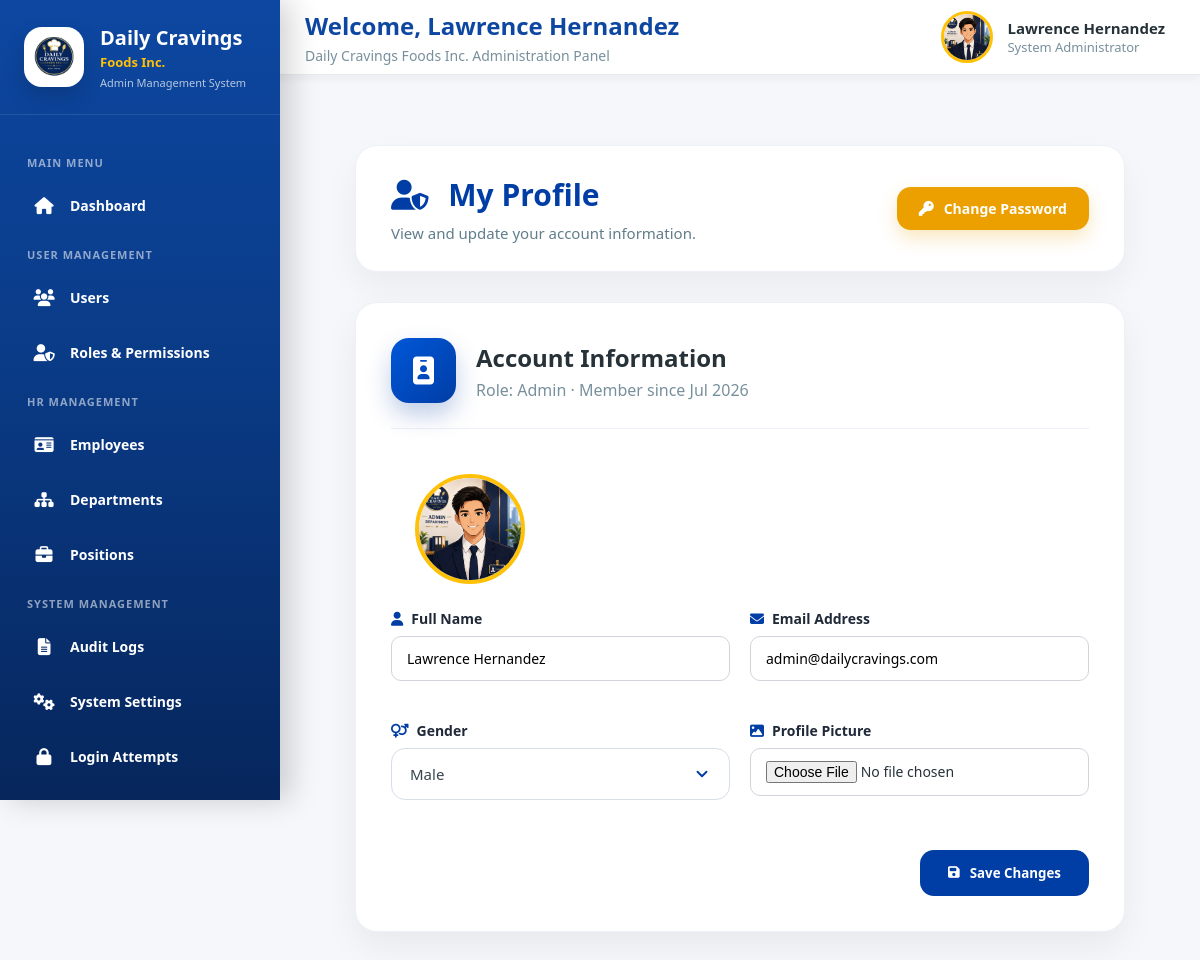
Screenshot of /admin/profile.php (signed in) with the database file from the repository.
### tables this page shows
CREATE TABLE `users` (
  `user_id` int(11) NOT NULL,
  `employee_id` int(11) DEFAULT NULL,
  `full_name` varchar(150) NOT NULL,
  `email` varchar(150) NOT NULL,
  `password` varchar(255) NOT NULL,
  `role` enum('admin','hr','employee') NOT NULL,
  `gender` enum('Male','Female') DEFAULT NULL,
  `profile_picture` varchar(255) DEFAULT NULL,
  `status` enum('active','inactive','locked') DEFAULT 'active',
  `last_login` datetime DEFAULT NULL,
  `created_at` timestamp NOT NULL DEFAULT current_timestamp()
);

### admin/profile.php (the view, shortened to what this page needs)
<?php
require_once "../config/db.php";
$user_id = $_SESSION['user_id'];
$stmt = $conn->prepare("
    SELECT user_id, full_name, email, gender, profile_picture, role, created_at
    FROM users
    WHERE user_id = ?
");
$stmt->execute([$user_id]);
$admin = $stmt->fetch(PDO::FETCH_ASSOC);
$avatarPath = "";
if (!empty($admin['profile_picture']) && file_exists("../assets/images/profiles/" . $admin['profile_picture'])) {
    $avatarPath = "../assets/images/profiles/" . $admin['profile_picture'];
} else {
    $avatarPath = $admin['gender'] === 'Male'
        ? "../assets/images/avatar/admin_boy.png"
        : "../assets/images/avatar/admin_girl.png";
}
?>
<!DOCTYPE html>
<html lang="en">
<head>
    <link rel="stylesheet" href="../assets/css/global.css">
    <link rel="stylesheet" href="../assets/css/admin.css">
    <link rel="stylesheet" href="../assets/css/crud_hr.css">
    <link rel="stylesheet" href="https://cdnjs.cloudflare.com/ajax/libs/font-awesome/6.7.2/css/all.min.css">
</head>
<body>
<div class="admin-wrapper">
    <?php require_once "includes/sidebar.php"; ?>
    <div class="admin-content-wrapper">
        <?php require_once "includes/header.php"; ?>
        <main class="admin-main">
        <section class="crud-page">
            <div class="crud-header">
                <div class="crud-title">
                    <h1>
                        <i class="fa-solid fa-user-shield"></i>
                        My Profile
                    </h1>
                    <p>View and update your account information.</p>
                </div>
                <div class="crud-header-actions">
                    <a href="profile_change_password.php" class="crud-back-btn">
                        <i class="fa-solid fa-key"></i>
                        Change Password
                    </a>
                </div>
            </div>
            <div class="crud-card">
                <div class="crud-card-header">
                    <div class="crud-icon">
                        <i class="fa-solid fa-id-badge"></i>
                    </div>
                    <div>
                        <h2>Account Information</h2>
                        <p>Role: <?= htmlspecialchars(ucfirst($admin['role'])); ?> &middot; Member since <?= date("M Y", strtotime($admin['created_at'])); ?></p>
                    </div>
                </div>
                <form method="POST" action="profile.php" enctype="multipart/form-data" id="profileForm" novalidate>
                    <div style="text-align:center; padding: 20px 24px 0;">
                        <img
                            src="<?= htmlspecialchars($avatarPath); ?>"
                            alt="Profile"
                            style="width:110px; height:110px; border-radius:50%; object-fit:cover; border:4px solid #FFC107;"
                        >
                    </div>
                    <div class="crud-form-grid">
                                                <div class="crud-form-group">
                            <label>
                                <i class="fa-solid fa-user"></i>
                                Full Name
                            </label>
                            <input type="text" name="full_name" class="profile-tracked" data-initial="<?= htmlspecialchars($admin['full_name']); ?>" required value="<?= htmlspecialchars($admin['full_name']); ?>">
                        </div>
                        <div class="crud-form-group">
                            <label>
                                <i class="fa-solid fa-envelope"></i>
                                Email Address
                            </label>
                            <input type="email" name="email" class="profile-tracked" data-initial="<?= htmlspecialchars($admin['email']); ?>" required value="<?= htmlspecialchars($admin['email']); ?>">
                        </div>
                        <div class="crud-form-group">
                            <label>
                                <i class="fa-solid fa-venus-mars"></i>
                                Gender
                            </label>
                            <select name="gender" class="profile-tracked" data-initial="<?= htmlspecialchars($admin['gender']); ?>" required>
                                <option value="Male" <?= $admin['gender'] === 'Male' ? 'selected' : ''; ?>>Male</option>
                            </select>
                        </div>
                        <div class="crud-form-group">
                            <label>
                                <i class="fa-solid fa-image"></i>
                                Profile Picture
                            </label>
                            <input type="file" name="profile_picture" id="profilePictureInput" accept=".jpg,.jpeg,.png,.webp">
                        </div>
                    </div>
                     <div class="crud-actions">
                        <button type="submit" class="crud-btn crud-btn-primary" id="profileSaveBtn" disabled>
                            <i class="fa-solid fa-save"></i>
                            Save Changes
                        </button>
                    </div>
                </form>
            </div>
        </section>
        </main>
    </div>
</div>
</body>
</html>

### assets/css/global.css (style rules this page uses)
:root { --primary:#0D47A1; --primary-dark:#08306B; --secondary:#1565C0; --secondary-dark:#0B3D91; --accent:#FFC107; --success:#2E7D32; --warning:#F9A825; --danger:#C62828; --background:#F5F7FA; --card:#FFFFFF; --text:#263238; --text-light:#546E7A; --border:#E0E0E0; --shadow: 0 4px 12px rgba(0,0,0,.08); --shadow-lg: 0 12px 35px rgba(0,0,0,.12); --radius-sm:8px; --radius:12px; --radius-lg:18px; --radius-xl:25px; --sidebar-width:280px; --header-height:75px; --transition:.30s ease; }
* { margin:0; padding:0; box-sizing:border-box; }
html { scroll-behavior:smooth; }
body { font-family: "Segoe UI", Arial, sans-serif; background:var(--background); color:var(--text); overflow-x:hidden; }
img { max-width:100%; display:block; }
a { text-decoration:none; color:inherit; }
button, input, select, textarea { font-family:inherit; }
button { cursor:pointer; }

### assets/css/admin.css (style rules this page uses)
:root { --admin-sidebar-width:280px; --admin-header-height:75px; }
.admin-wrapper { display:flex; width:100%; min-height:100vh; background:var(--background); }
.admin-content-wrapper { flex:1; margin-left:var(--admin-sidebar-width); min-height:100vh; display:flex; flex-direction:column; }
.admin-main { margin-top:75px; padding:30px 35px; background:#F5F7FB; min-height:calc(100vh - 75px); }
@media (min-width:993px) { .admin-content-wrapper { margin-left:var(--sidebar-width); } }

### assets/css/crud_hr.css (style rules this page uses)
.crud-page { padding: 40px; }
.crud-header { display: flex; justify-content: space-between; align-items: center; background: #ffffff; padding: 28px 35px; border: 1px solid #edf1f7; border-radius: 22px; margin-bottom: 30px; box-shadow: 0 15px 35px rgba(0, 0, 0, 0.05); }
.crud-title h1 { margin: 0; font-size: 30px; font-weight: 800; color: #003DA5; }
.crud-title h1 i { margin-right: 12px; }
.crud-title p { margin: 8px 0 0; color: #607D8B; font-size: 15px; }
.crud-back-btn { display: inline-flex; align-items: center; gap: 10px; padding: 12px 22px; background: #EBA000; color: #ffffff !important; border-radius: 14px; text-decoration: none; font-size: 14px; font-weight: 700; transition: 0.3s ease; box-shadow: 0 8px 18px rgba(235, 160, 0, 0.25); }
.crud-back-btn i { font-size: 15px; }
.crud-card { width: 100%; background: #ffffff; padding: 35px; border: 1px solid #edf1f7; border-radius: 22px; box-shadow: 0 15px 35px rgba(0, 0, 0, 0.06); }
.crud-card-header { display: flex; align-items: center; gap: 20px; padding-bottom: 25px; margin-bottom: 25px; border-bottom: 1px solid #edf1f7; }
.crud-icon { display: flex; justify-content: center; align-items: center; width: 65px; height: 65px; font-size: 28px; color: #ffffff; border-radius: 18px; background: linear-gradient( 135deg, #0057D8, #003DA5 ); box-shadow: 0 12px 25px rgba(0, 61, 165, 0.25); }
.crud-card-header h2 { margin: 0; font-size: 24px; color: #263238; }
.crud-card-header p { margin: 5px 0 0; color: #78909C; }
.crud-form-grid { display: grid; grid-template-columns: repeat(2, 1fr); gap: 20px; margin-top: 25px; }
.crud-actions { display: flex; justify-content: flex-end; gap: 15px; margin-top: 30px; }
.crud-btn { display: flex; align-items: center; justify-content: center; gap: 10px; padding: 14px 28px; border: none; border-radius: 14px; font-weight: 700; text-decoration: none; cursor: pointer; transition: 0.3s; }
.crud-btn-primary { background: #003DA5; color: #ffffff; }
.crud-form-group { display: flex; flex-direction: column; gap: 8px; margin-bottom: 20px; }
.crud-form-group label { display: flex; align-items: center; gap: 8px; color: #1f2937; font-size: 14px; font-weight: 600; }
.crud-form-group label i { color: #003DA5; }
.crud-form-group input, .crud-form-group textarea { width: 100%; padding: 12px 15px; background: #ffffff; border: 1px solid #d1d5db; border-radius: 10px; outline: none; font-family: inherit; font-size: 14px; transition: 0.3s ease; }
.crud-form-group input::placeholder, .crud-form-group textarea::placeholder { color: #9ca3af; }
.crud-form-group select { width: 100%; height: 52px; padding: 0 50px 0 18px; background-color: #ffffff; background-repeat: no-repeat; background-position: right 18px center; background-size: 18px; border: 1px solid #d6dee9; border-radius: 14px; color: #37474F; font-size: 15px; font-weight: 500; outline: none; cursor: pointer; appearance: none; -webkit-appearance: none; -moz-appearance: none; transition: 0.3s ease; }
.crud-form-group select option { font-size: 15px; }

### rows the page displays
users: role "Admin", created_at "Jul 2026", full_name "Lawrence Hernandez", email "admin@dailycravings.com", gender "Male"

### other values shown
$admin_name "Lawrence Hernandez"
